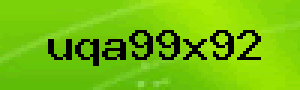
#> input picture 01.png, 100 x 30 px (shown 3 times larger)
$ python test.py   (Python 2 division)
#> lines starting #> are read from the running program, lines starting #| are printed output that depends on the picture; after the words box and inside, x2 and y2 are one past the last pixel; in counts of white or black regions, pixels touching at a corner belong together
#> further down, captcha is the input picture: PIL image 100x30 P; mean R, G, B 115.3, 190.4, 9.7
### anticaptchalib.py
import os
from PIL import Image


# [7 lines left out: function get_images, not called in this run]


def binarize(image, fn):

    new_image = Image.new('1', image.size)
#> new_image: PIL image 100x30 1; every value is 0
    for xy in get_iterator(image):
        new_image.putpixel(xy, fn(image.getpixel(xy)))
#> this loop made 3000 passes
#> xy on passes 1 to 3: (0, 0), (0, 1), (0, 2)
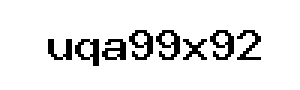
#> new_image: PIL image 100x30 1 (shown 3 times larger); 90.9% white; black in thin lines or dots, all inside (x1, y1, x2, y2) = (16, 10, 87, 22)
    return new_image


def get_segments(image):
    image = image.copy()
    segments = []

    for xy in get_iterator(image):
        if image.getpixel(xy) == 0:
            new_segment = get_segment(image, xy)
            segments.append(new_segment)
#> image: PIL image 100x30 1; every value is 1
#> after the loop, segments = 8 items
    return segments


def get_pixel(image, xy):
    try:
        return image.getpixel(xy)
    except:
        return 1


def get_segment(image, xy, segment=None):
    x, y = xy

    if segment is None:
        segment = Image.new('1', image.size, 'white')

    image.putpixel(xy, 1)
    segment.putpixel(xy, 0)


    adjacent = [(x, y-1), (x+1, y-1), (x-1, y),
    (x+1, y), (x-1, y+1), (x, y+1), (x+1, y+1)]

    for a in adjacent:
        if get_pixel(image, a) == 0:
            get_segment(image, a, segment)

    return segment


def get_iterator(image):
    def iterator():
        for x in range(image.size[0]):
            for y in range(image.size[1]):
                yield (x, y)

    return iterator()

# [66 lines left out: functions get_limits, trim, get_weight, invert, get_patterns, find_image and 1 more, not called in this run]


def sort_segments(segments):

    def position_compare(s1, s2):
        return  get_limits(s1)[0] - get_limits(s2)[0]

    sorted(segments, cmp=position_compare)


def solve_captcha(image, fn, patterns_directory):
    image = binarize(image, fn)
    segments = get_segments(image)
#> segments = 8 items
    sort_segments(segments)

    segments = [trim(s) for s in segments]

    response = ''

    for s in segments:
        name = find_image(s, patterns_directory)
        if name is None:
            return None
        else:
            response += os.path.splitext(name)[0]

    return response

### test.py
from anticaptchalib import *

#Solving captcha1
captcha = Image.open('01.png')
fn = lambda color: 0 if color == 80 else 1
#> (the run stopped early here; a loop or call above may not have finished)
